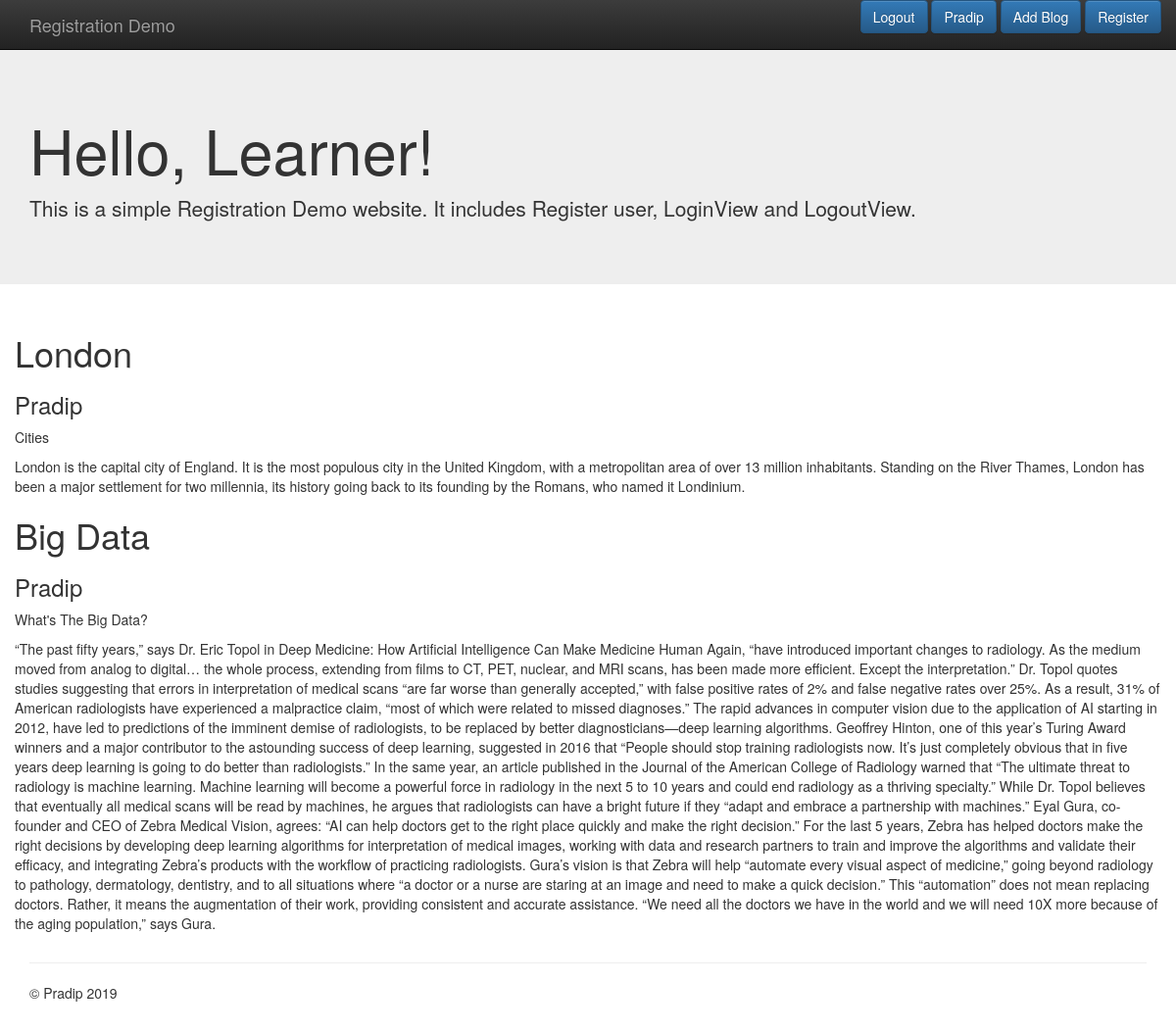
Screenshot of / (signed in) with the database file from the repository.
### webapp/models.py (models this page shows, shortened)
class Blog(models.Model):
    author = models.ForeignKey(User, on_delete=models.CASCADE)
    title = models.CharField(max_length=500)
    subject = models.CharField(max_length=500)
    blog_text = models.TextField(default='Blog')
    created_date = models.DateField(auto_now_add=True)
    modified_date = models.DateField(auto_now=True)

### webapp/views.py (the view)
# urls.py: path('', views.index, name='main'),
@login_required
def index(request):
    username = None
    data = Blog.objects.all()
    try:
        username = User.objects.get(username=request.user.username)
    except User.DoesNotExist:
        return render(request, 'webapp/index.html', {'data': data,'username':username})
    return render(request, 'webapp/index.html', {'data':data, 'username':username})

### templates/webapp/index.html
{% extends 'base.html' %}
{% block content %}
{% for data1 in data %}
<h1>{{data1.title}}</h1>
<h3>{{data1.author}}</h3>
<p>{{data1.subject}}</p>
<p>{{data1.blog_text}}</p>
{% endfor %}
{% endblock %}

### templates/base.html (shortened to what this page needs)
{% load static %}
{% load crispy_forms_tags %}
<!doctype html>
<html class="no-js" lang="">
    <head>
        <link rel="stylesheet" href="{% static 'webapp/css/bootstrap.min.css' %}">
        <link rel="stylesheet" href="{% static 'webapp/css/bootstrap-theme.min.css' %}">
        <link rel="stylesheet" href="{% static 'webapp/css/main.css' %}">
    </head>
    <body>
    <nav class="navbar navbar-inverse navbar-fixed-top" role="navigation">
      <div class="container">
        <div class="navbar-header">
          <a class="navbar-brand" href="{% url 'main' %}">Registration Demo</a>
        </div>
        <div id="navbar" class="navbar-collapse collapse">
          <div class="navbar-right" >
              {% if username is None %}
                <a href="{% url 'login' %}" class="btn btn-primary ">Login</a>
              {% else %}
                <a href="{% url 'logout' %}" class="btn btn-primary ">Logout</a>
                <a class="btn btn-primary " href="{% url 'main' %}">{{username}}</a>
              {% endif %}
              <a class="btn btn-primary " href="{% url 'blog' %}">Add Blog</a>
              <a href="{% url 'register' %}" class="btn btn-primary ">Register</a>
          </div>
        </div>
      </div>
    </nav>
    <div class="jumbotron">
      <div class="container">
        <h1>Hello, Learner!</h1>
          <p>This is a simple Registration Demo website. It includes Register user, LoginView and LogoutView.</p>
      </div>
    </div>
    <div class="container">
      <div class="row">
        {% block content %}
        {% endblock %}
      </div>
      <hr>
      <footer>
        <p>&copy; Pradip 2019</p>
      </footer>
    </div>         <script src="//ajax.googleapis.com/ajax/libs/jquery/1.11.2/jquery.min.js"></script>
    </body>
</html>

### templates/base.html (style rules this page uses)
body { padding-top: 50px; padding-bottom: 20px; }

### rows the page displays
Blog: title "London", author "Pradip", subject "Cities", blog_text "London is the capital city of England. It is the most populous city in the United Kingdom, with a metropolitan area of over 13 million inhabitants. Standing on the River Thames, London has been a major settlement for two millennia, its history going back to its founding by the Romans, who named it Londinium."
Blog: title "Big Data", author "Pradip", subject "What's The Big Data?", blog_text "“The past fifty years,” says Dr. Eric Topol in Deep Medicine: How Artificial Intelligence Can Make Medicine Human Again, “have introduced important changes to radiology. As the medium moved from analog to digital… the whole process, extending from films to CT, PET, nuclear, and MRI scans, has been made more efficient. Except the interpretation.” Dr. Topol quotes studies suggesting that errors in interpretation of medical scans “are far worse than generally accepted,” with false positive rates of 2% and false negative rates over 25%. As a result, 31% of American radiologists have experienced a malpractice claim, “most of which were related to missed diagnoses.” The rapid advances in computer…"

### other values shown
{{ username }} "Pradip"
